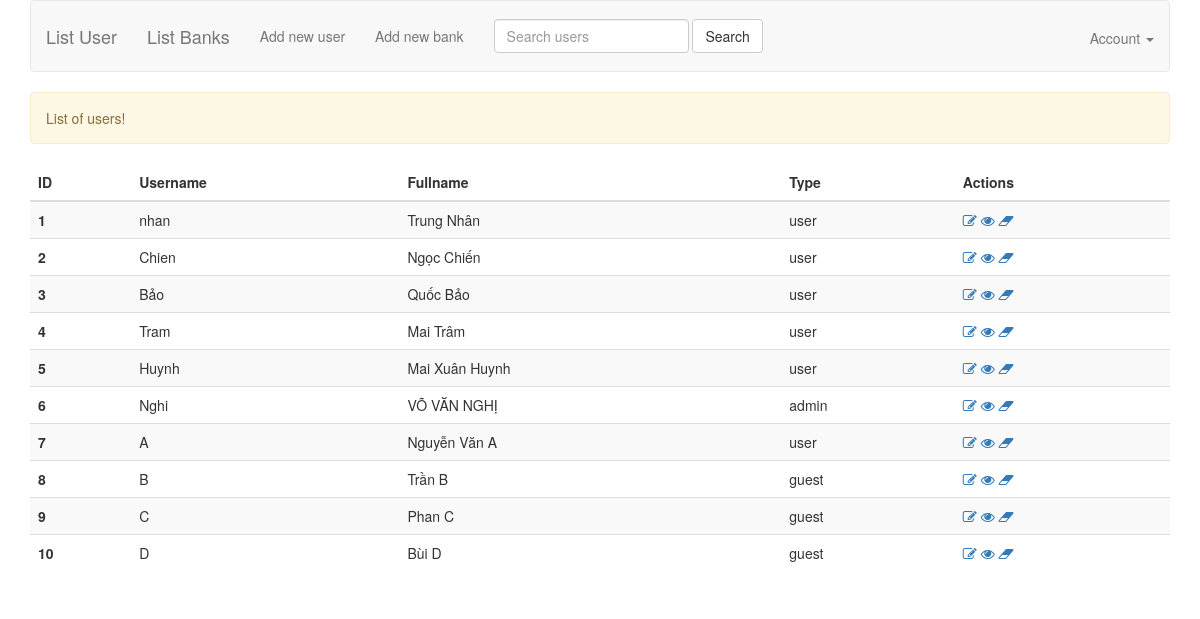
The page /list_users.php (signed in) on the database its author committed.
### tables this page shows
CREATE TABLE `users` (
  `id` int(11) NOT NULL,
  `name` text NOT NULL,
  `fullname` varchar(100) NOT NULL,
  `email` varchar(100) NOT NULL,
  `type` varchar(100) NOT NULL,
  `password` varchar(250) NOT NULL,
  `version` double(5,1) NOT NULL
);

### DesignPattern/FactoryPattern.php (called while the page is built, shortened)
<?php
require_once './models/UserModel.php';
class FactoryPattern {
    public function make($model){
        if($model === 'user'){
            return new UserModel();
        }
        else if($model === 'bank'){
            return new BankModel();
        }
    }
}

### models/UserModel.php (called while the page is built, shortened)
<?php
require_once 'BaseModel.php';
class UserModel extends BaseModel {
    public function getUsers($params = []) {
        if (!empty($params['keyword'])) {
            $sql = 'SELECT * FROM users WHERE name LIKE "%' . $params['keyword'] .'%"';
            $users = self::$_connection->multi_query($sql);
        } else {
            $sql = 'SELECT * FROM users';
            $users = $this->select($sql);
        }
        return $users;
    }
}

### models/BaseModel.php (called while the page is built, shortened)
<?php
abstract class BaseModel {
    protected static $_connection;
    public function __construct() {
        if (!isset(self::$_connection)) {
            self::$_connection = mysqli_connect(DB_HOST, DB_USER, DB_PASSWORD, DB_NAME, DB_PORT);
        }
    }
    protected function query($sql) {
        $result = self::$_connection->query($sql);
        return $result;
    }
    protected function select($sql) {
        $result = $this->query($sql);
        $rows = [];
        if (!empty($result)) {
            while ($row = $result->fetch_assoc()) {
                $rows[] = $row;
            }
        }
        return $rows;
    }
}

### list_users.php (the view, shortened to what this page needs)
<?php
require_once 'DesignPattern/FactoryPattern.php';
$factory = new FactoryPattern();
$userModel = $factory->make('user');
$params = [];
$users = $userModel->getUsers($params);
?>
<!DOCTYPE html>
<html>
<head>
    <?php include 'views/meta.php' ?>
</head>
<body>
    <?php include 'views/header.php'?>
    <div class="container">
        <?php if (!empty($users)) {?>
            <div class="alert alert-warning" role="alert">
                List of users! <br>
            </div>
            <table class="table table-striped">
                <thead>
                    <tr>
                        <th scope="col">ID</th>
                        <th scope="col">Username</th>
                        <th scope="col">Fullname</th>
                        <th scope="col">Type</th>
                        <th scope="col">Actions</th>
                    </tr>
                </thead>
                <tbody>
                    <?php foreach ($users as $user) {?>
                        <tr>
                            <th scope="row"><?php echo $user['id']?></th>
                            <td>
                                <?php echo $user['name']?>
                            </td>
                            <td>
                                <?php echo $user['fullname']?>
                            </td>
                            <td>
                                <?php echo $user['type']?>
                            </td>
                            <td>
                                <a href="form_user.php?id=<?php echo md5($user['id']) ?>">
                                    <i class="fa fa-pencil-square-o" aria-hidden="true" title="Update"></i>
                                </a>
                                <a href="view_user.php?id=<?php echo md5($user['id']) ?>">
                                    <i class="fa fa-eye" aria-hidden="true" title="View"></i>
                                </a>
                                <a href="delete_user.php?id=<?php echo md5($user['id']) ?>">
                                    <i class="fa fa-eraser" aria-hidden="true" title="Delete"></i>
                                </a>
                            </td>
                        </tr>
                    <?php } ?>
                </tbody>
            </table>
        <?php }else { ?>
            <div class="alert alert-dark" role="alert">
                This is a dark alert—check it out!
            </div>
        <?php } ?>
    </div>
</body>
</html>

### rows shown on the page
users: id "1", name "nhan", fullname "Trung Nhân", type "user"
users: id "2", name "Chien", fullname "Ngọc Chiến", type "user"
users: id "3", name "Bảo", fullname "Quốc Bảo", type "user"
users: id "4", name "Tram", fullname "Mai Trâm", type "user"
users: id "5", name "Huynh", fullname "Mai Xuân Huynh", type "user"
users: id "6", name "Nghi", fullname "VÕ VĂN NGHỊ", type "admin"
users: id "7", name "A", fullname "Nguyễn Văn A", type "user"
users: id "8", name "B", fullname "Trần B", type "guest"
users: id "9", name "C", fullname "Phan C", type "guest"
users: id "10", name "D", fullname "Bùi D", type "guest"
